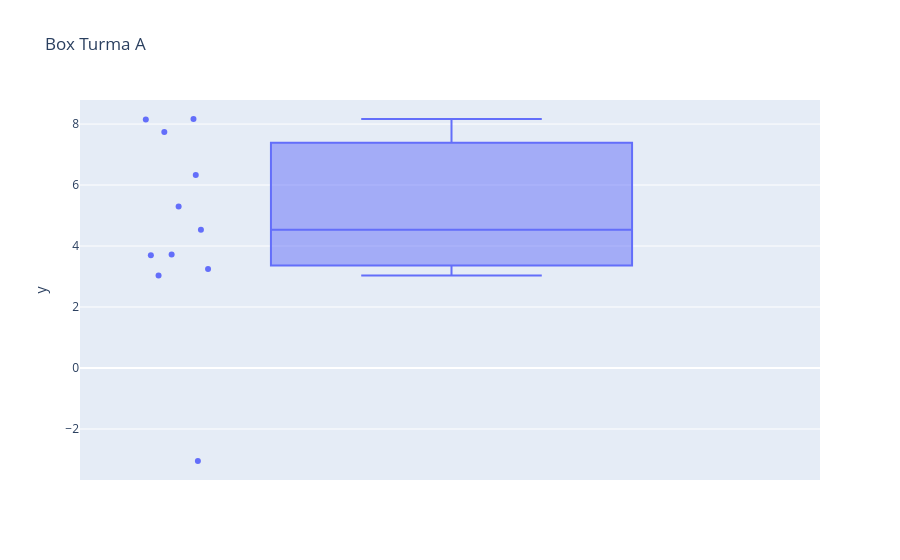

Notebook code for this chart:
### Code cell
figura1= px.box(y=base_A["Nota"],title="Box Turma A",points="all")
figura1.show()

### Figure 1 — Plotly figure (JSON) as saved in the notebook; plotly's stock layout.template omitted (floating-point values rounded to 4 significant figures)
{"data": [{"alignmentgroup": "True", "boxpoints": "all", "hovertemplate": "y=%{y}<extra></extra>", "legendgroup": "", "marker": {"color": "#636efa"}, "name": "", "notched": false, "offsetgroup": "", "orientation": "v", "showlegend": false, "type": "box", "x0": " ", "xaxis": "x", "y": [3.032, 8.149, 3.245, 3.697, 4.531, -3.05, 7.742, 3.721, 8.166, 5.298, 6.333], "y0": " ", "yaxis": "y"}], "layout": {"boxmode": "group", "legend": {"tracegroupgap": 0}, "title": {"text": "Box Turma A"}, "xaxis": {"anchor": "y", "domain": [0, 1]}, "yaxis": {"anchor": "x", "domain": [0, 1], "title": {"text": "y"}}}}
